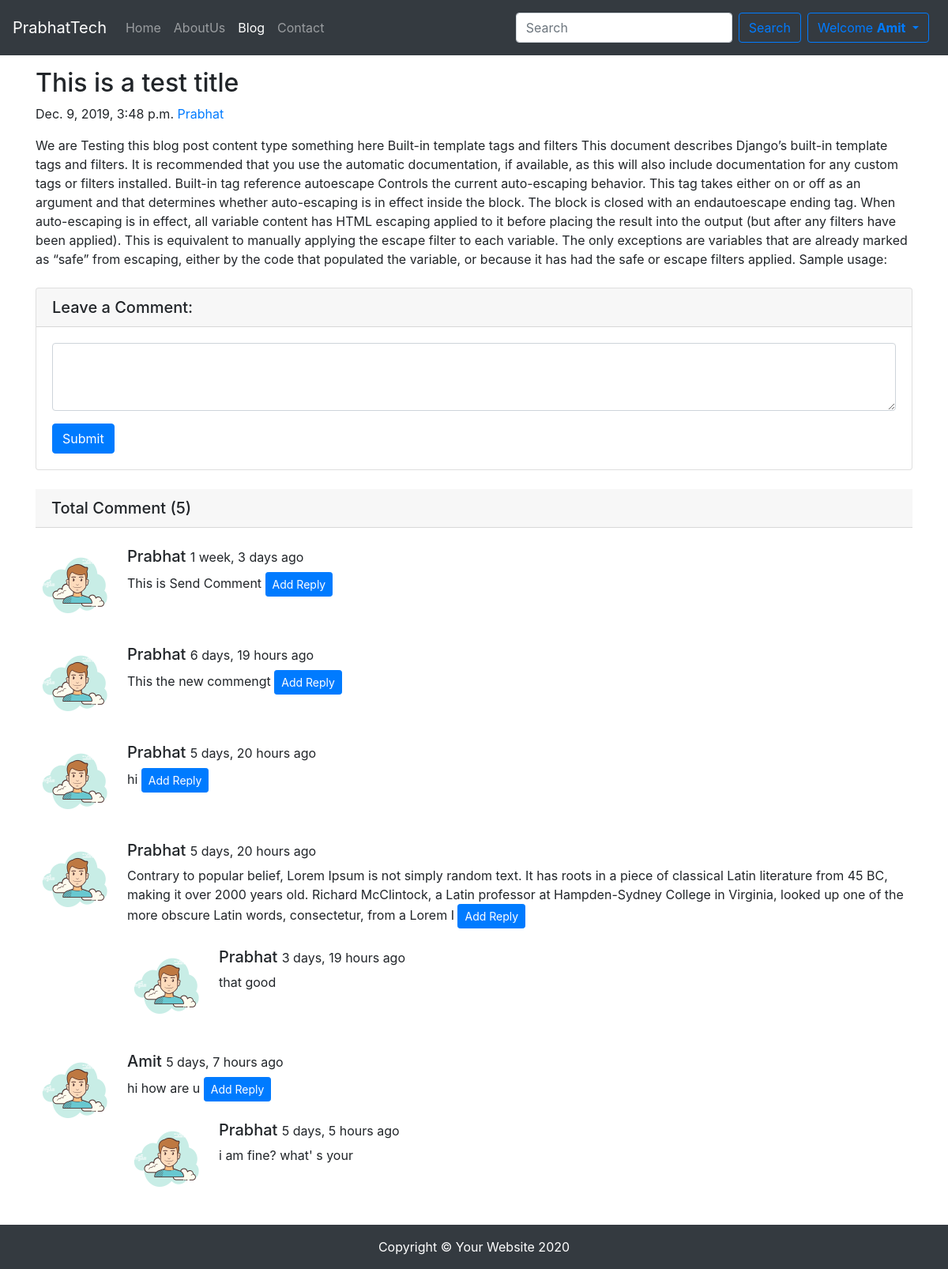
Page /blog/first-slug (signed in) on the committed database.
### blog/models.py (models this page shows, shortened)
class Post(models.Model):
    sno = models.AutoField(primary_key=True)
    title = models.CharField(max_length=500)
    content = models.TextField()
    author = models.CharField(max_length=100)
    slug =  models.CharField(max_length=130)
    timestamp = models.DateTimeField()

class BlogComment(models.Model):
    sno = models.AutoField(primary_key=True)
    comment = models.TextField()
    user = models.ForeignKey(User,on_delete=models.CASCADE)
    post = models.ForeignKey(Post, on_delete=models.CASCADE)
    parent = models.ForeignKey('self',on_delete=models.CASCADE, null=True)
    timestamp = models.DateTimeField(default=now)
    def __str__(self):
        return self.comment

### blog/views.py (the view)
# urls.py: path('<str:slug>',views.blogPost , name="blogPost" ),
def blogPost(request, slug):
    post = Post.objects.filter(slug=slug).first()
    comments = BlogComment.objects.filter(post=post, parent=None)
    replies = BlogComment.objects.filter(post=post).exclude(parent=None)
    replyDict = {}
    for reply in replies:
        if reply.parent.sno not in replyDict.keys():
            replyDict[reply.parent.sno] = [reply]
        else:
            replyDict[reply.parent.sno].append(reply)
    print(replyDict)
    context = {'post':post, 'comments':comments, 'user':request.user,'replyDict':replyDict,'replies':replies}
    return render(request,'blog/blogPost.html', context)

### blog/templatetags/extras.py (called while the page is built)
@register.filter(name='get_val')
def get_val(dict,key):
    return dict.get(key)

### templates/blog/blogPost.html (shortened to what this page needs)
{% extends 'base.html' %}
{% block blogactive %} active {% endblock %}
{% block body %}
{% load humanize %}
{% load extras %}
  <div class="container my-3">
          <h2 class="blog-post-title">{{post.title}}</h2>
          <p class="blog-post-meta">{{post.timestamp}} <a href="/about">{{post.author}}</a></p>
          <p>{{post.content}}</p>
        </div>
        <div class="container">
        {% if user.is_authenticated %}
          <div class="card my-4">
            <h5 class="card-header">Leave a Comment:</h5>
            <div class="card-body">
              <form action="/blog/postComment" method="post">
                <div class="form-group">
                  <textarea class="form-control" name="comment" rows="3"></textarea>
                </div>
                <button type="submit" class="btn btn-primary">Submit</button>
              </form>
            </div>
          </div>
          <h5 class="card-header my-4">Total Comment ({{comments.count}})</h5>
          <form >
          {% else %}
          <p><b>Please Login to post a comment.</b></p>
        {% endif %}
          {% for comment in comments %}
          <div class="media mb-4">
            <img class="d-flex mr-3 rounded-circle " src="../static/user.png" alt="" height="100px">
            <div class="media-body">
              <h5 class="mt-0">{{comment.user.username|title}} <small>{{comment.timestamp|naturaltime }}</small></h5>
              {{comment.comment}}
              {% if user.is_authenticated %}
                  <button class="btn btn-primary btn-sm" type="button" data-toggle="collapse"
                          data-target="#openReply_{{comment.sno}}" aria-expanded="false" aria-controls="collapseExample">
                          Add Reply </button>
                          {% else %}
                          <p><b>Please Login to reply a comment.</b></p>
                    {% endif %}
                      <div class="replies my-2">
                        {% for reply in replyDict|get_val:comment.sno %}
                          <div class="media mt-4">
                            <img class="d-flex mr-3 rounded-circle" src="../static/user.png" alt="" height="100px">
                            <div class="media-body">
                              <h5 class="mt-0">{{reply.user|title}}
                              <small>{{reply.timestamp|naturaltime }}</small></h5>
                              {{reply.comment}}
                          </div>
                          </div>
                        {% endfor %}
                      </div>
            </div>
          </div>
          {% endfor %}
        </div>
{% endblock body %}

### templates/base.html (shortened to what this page needs)
<!DOCTYPE html>
<html lang="en">
<head>
  <link rel="stylesheet" href="https://stackpath.bootstrapcdn.com/bootstrap/4.4.1/css/bootstrap.min.css"
>
</head>
  <link href="//maxcdn.bootstrapcdn.com/font-awesome/4.1.0/css/font-awesome.min.css" rel="stylesheet">
<body>
  <nav class="navbar navbar-expand-lg navbar-dark bg-dark">
    <a class="navbar-brand" href="/">PrabhatTech</a>
    <div class="collapse navbar-collapse" id="navbarSupportedContent">
      <ul class="navbar-nav mr-auto">
        <li class="nav-item {% block homeactive %}
            {% endblock homeactive %}">
          <a class="nav-link" href="/">Home <span class="sr-only">(current)</span></a>
        </li>
        <li class="nav-item {% block aboutactive %}
            {% endblock aboutactive %}">
          <a class="nav-link" href="/about">AboutUs</a>
        </li>
        <li class="nav-item  {% block blogactive %}
            {% endblock blogactive %} ">
          <a class="nav-link" href="/blog">Blog</a>
        </li>
        <li class="nav-item {% block contactactive %}
            {% endblock contactactive %}">
          <a class="nav-link" href="/contact">Contact</a>
        </li>
      </ul>
      <div class="ml-auto form-inline">
        <form class="form-inline my-2 my-lg-0" method="get" action="/search">
          <input class="form-control mr-sm-2" name="query" id="search" type="search" placeholder="Search"
            aria-label="Search">
          <button class="btn btn-outline-primary my-2 " type="submit">Search</button>
        </form>
        {% if user.is_authenticated %}
        <div class="dropdown">
          <button class="btn btn-outline-primary dropdown-toggle my-2 mx-2" type="button" id="dropdownMenuButton" data-toggle="dropdown"
            aria-haspopup="true" aria-expanded="false">
            Welcome <b>{{request.user |title }}</b>
          </button>
        </div>
        {% endif %}
      </div>
  </nav>
  {% block body %}
  {% endblock body %}
  <footer class="py-3 bg-dark">
    <div class="container">
      <p class="m-0 text-center text-white">Copyright © Your Website 2020</p>
    </div>
  </footer>
</body>
</html>

### rows in the picture
Post: title "This is a test title", timestamp "Dec. 9, 2019, 3:48 p.m.", author "Prabhat", content "We are Testing this blog post content type something here Built-in template tags and filters This document describes Django’s built-in template tags and filters. It is recommended that you use the automatic documentation, if available, as this will also include documentation for any custom tags or filters installed. Built-in tag reference autoescape Controls the current auto-escaping behavior. This tag takes either on or off as an argument and that determines whether auto-escaping is in effect inside the block. The block is closed with an endautoescape ending tag. When auto-escaping is in effect, all variable content has HTML escaping applied to it before placing the result into the output…"
BlogComment: user.username "Prabhat", timestamp "1 week, 3 days ago", comment "This is Send Comment"
BlogComment: user.username "Prabhat", timestamp "6 days, 19 hours ago", comment "This the new commengt"
BlogComment: user.username "Prabhat", timestamp "5 days, 20 hours ago", comment "hi"
BlogComment: user.username "Prabhat", timestamp "5 days, 20 hours ago", comment "Contrary to popular belief, Lorem Ipsum is not simply random text. It has roots in a piece of classical Latin literature from 45 BC, making it over 2000 years old. Richard McClintock, a Latin professor at Hampden-Sydney College in Virginia, looked up one of the more obscure Latin words, consectetur, from a Lorem I"
BlogComment: user "Prabhat", timestamp "3 days, 19 hours ago", comment "that good"
BlogComment: user.username "Amit", timestamp "5 days, 7 hours ago", comment "hi how are u"
BlogComment: user "Prabhat", timestamp "5 days, 5 hours ago", comment "i am fine? what' s your"

### other values in the picture
{{ request.user |title }} "Amit"
{{ comments.count }} "5"
